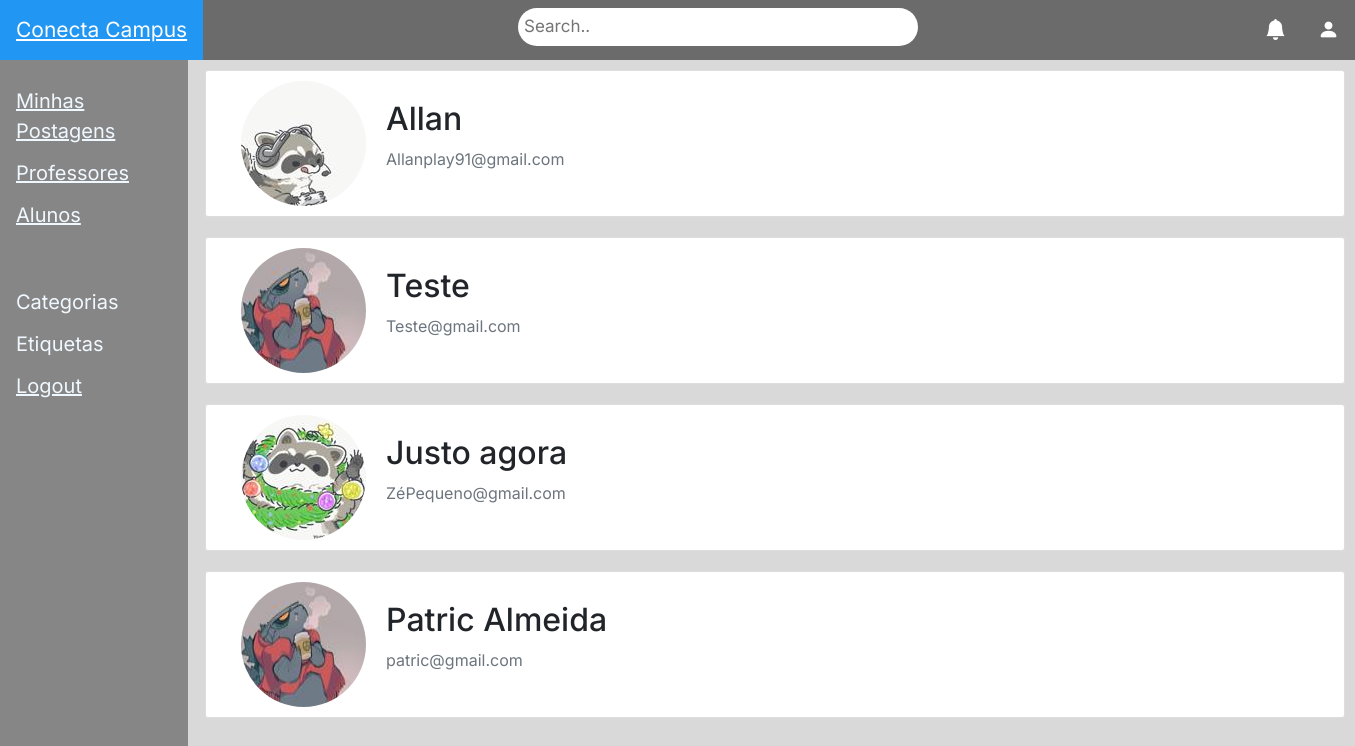
/admin/ver_alunos (signed in), run on the app's committed database.
### models.py (models this page shows, shortened)
class User(db.Model, UserMixin):
    id = db.Column(db.Integer, primary_key=True)
    email = db.Column(db.String(150), unique=True)
    nome = db.Column(db.String(150), nullable=False)
    senha = db.Column(db.String(40), nullable=False)
    arq_imagem = db.Column(db.String(20), nullable=False, default='default.jpg')
    status = db.Column(db.String(20), nullable=False)
    topicos = db.relationship('Topico', backref='autor', cascade='all, delete-orphan', lazy=True)
    respostas = db.relationship('Resposta', backref='autor', cascade='all, delete-orphan', lazy=True)
    reportes_feitos = db.relationship(
        'Reportar',
        foreign_keys='Reportar.autor_id',
        cascade='all, delete-orphan',
        backref='autor_do_reporte',
        lazy=True
    )
    reportes_recebidos = db.relationship(
        'Reportar',
        foreign_keys='Reportar.target_id',
        cascade='all, delete-orphan',
        backref='usuario_reportado',
        lazy=True
    )

### routes/admin.py (the view)
@admin_route.route('/ver_alunos')
@login_required
def ver_alunos():
    alunos = User.query.filter_by(status='Aluno').all()
    return render_template('lista_usuarios.html', usuarios=alunos, user=current_user)

### main.py (called while the page is built)
@loginManager.user_loader
def load_user(user_id):
    return User.query.get(int(user_id))

### templates/lista_usuarios.html (shortened to what this page needs)
{% extends "index.html" %}
{% block content %}
<div
    {% if user.status == "Admin" %}
        role="main"
        class="mt-5"
    {% else %}
        class="main"
        style="margin-left: 195px;"
    {% endif%}
>
    {% for usuario in usuarios %}
        <div class="container">
            <div class="row align-items-center justify-content-between" style="background: #ffffff; padding: 10px 20px; border: 1px solid #dddddd; border-radius: 3px; margin-bottom: 20px;">
                <div class="col-md-8 d-flex align-items-center">
                    <img
                        class="rounded-circle"
                        style="height: 125px; width: 125px; margin-right: 20px;"
                        src="{{ url_for('static', filename='profile-pics/' + usuario.arq_imagem) }}"
                    >
                    <div>
                        <h2 class="account-heading"> {{ usuario.nome }}</h2>
                        <p class="text-secondary">{{ usuario.email }}</p>
                    </div>
                </div>
            </div>
        </div>
    {% endfor %}
</div>
{% endblock %}

### static/CSS/menuprincipal.css (style rules this page uses)
body { background-color: #D9D9D9; color: black; }
.main { margin-top: 70px; margin-left: 160px; padding: 0px 10px; }

### static/CSS/style.css (style rules this page uses)
body { font-family: "Inter", sans-serif; background-color: #D9D9D9; }
.container { width: 150%; }

### data on the page
User: arq_imagem (picture), nome "Allan", email "Allanplay91@gmail.com"
User: arq_imagem (picture), nome "Teste", email "Teste@gmail.com"
User: arq_imagem (picture), nome "Justo agora", email "ZéPequeno@gmail.com"
User: arq_imagem (picture), nome "Patric Almeida", email "patric@gmail.com"
